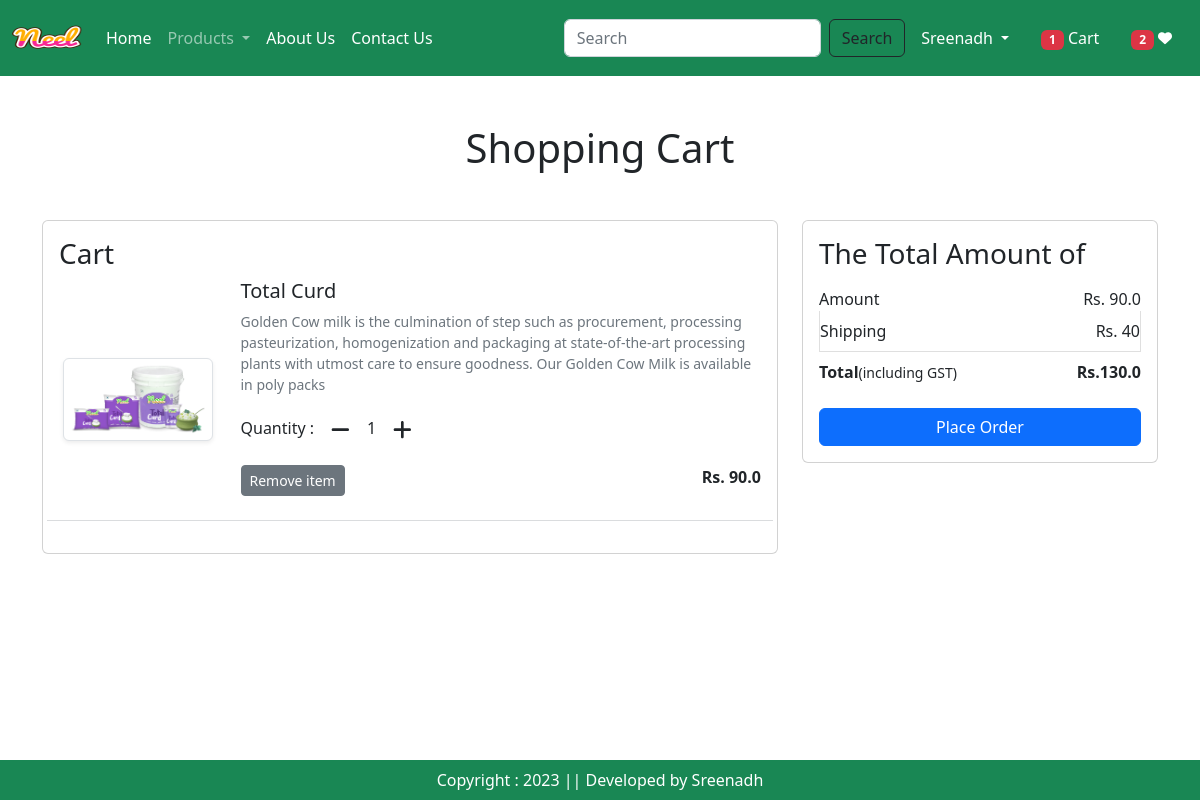
The app's page /cart/ (signed in) with its own data.
### app/models.py (models this page shows, shortened)
class Cart(models.Model):
    user = models.ForeignKey(User, on_delete=models.CASCADE)
    products = models.ForeignKey(Product, on_delete=models.CASCADE)
    quantity = models.PositiveIntegerField(default=1)

class Product(models.Model):
    title = models.CharField(max_length=100)
    selling_price = models.FloatField()
    discounted_price = models.FloatField()
    description = models.TextField()
    composition = models.TextField(default="")
    prodapp = models.TextField(default="")
    category = models.CharField(choices=CATEGORY_CHOICES, max_length=2)
    product_image = models.ImageField(upload_to='product')

### app/views.py (the view)
# urls.py: path('cart/', views.ShowCart,name='showcart'),
@login_required
def ShowCart(request):
    totalitem = 0
    wishitem = 0
    if request.user.is_authenticated:
        user = request.user
        totalitem = len(Cart.objects.filter(user=user))
        wishitem = len(Wishlist.objects.filter(user=user))
        cart = Cart.objects.filter(user=user)
        amount = 0
        for item in cart:
            one_pro_value = item.products.discounted_price * item.quantity
            amount = amount + one_pro_value
        totalamount = amount + 40
    return render(request, 'app/showcart.html', locals())

### app/templates/app/showcart.html (shortened to what this page needs)
{% extends 'app/base.html' %}
{% load static %}
{% block main-content %}
<div class="container my-5">
    <div class="row">
        {% if cart %}
            <h1 class="text-center mb-5">Shopping Cart</h1>
            <div class="col-sm-8">
                <div class="card">
                    <div class="card-body">
                        <h3>Cart</h3>
                        {% for item in cart %}
                            <div class="row">
                                <div class="col-sm-3 text-center align-self-center">
                                    <img src="{{ item.products.product_image.url }}" alt="" srcset="" class="img-fluid img-thumbnail shadow-sm" height="150" width="150">
                                </div>
                                <div class="col-sm-9">
                                    <div>
                                        <h5>{{ item.products.title }}</h5>
                                        <p class="mb-2 text-muted small"> {{ item.products.description }}</p>
                                        <div class="my-3">
                                            <label for="quantity">Quantity :</label>
                                            <a class="minus-cart btn" pid={{item.products.id}}><i class="fas fa-minus square fa-lg"></i></a>
                                                <span id="quantity">{{ item.quantity }}</span>
                                            <a class="plus-cart btn" pid={{item.products.id}}><i class="fas fa-plus square fa-lg"></i></a>
                                        </div>
                                        <div class="d-flex justify-content-between">
                                            <a href="#" class="remove-cart btn btn-sm btn-secondary mr-3" pid={{item.products.id}}>Remove item</a>
                                            <p class="mb-0"> <span><strong>Rs. {{ item.products.discounted_price }}</strong></span> </p>
                                        </div><br>
                                    </div>
                                </div>
                            <hr class="text-muted">
                            </div>
                        {% endfor %}
                    </div>
                </div>
            </div>
            <div class="col-sm-4">
                <div class="card">
                    <div class="card-body">
                        <h3>The Total Amount of</h3>
                        <ul class="list-group">
                            <li class="list-group-item d-flex justify-content-between align-items-center border-0 px-0 pb-0">
                                Amount <span id="amount">Rs. {{amount}}</span>
                            </li>
                            <li class="list-group-item d-flex justify-content-between align-items-center px-0">Shipping <span>Rs. 40</span></li>
                            <li class="list-group-item d-flex justify-content-between align-items-center border-0 px-0 mb-3">
                                <div>
                                    <strong>Total</strong><small>(including GST)</small>
                                </div>
                                <span id="totalamount"><strong>Rs.{{totalamount}}</strong></span>
                            </li>
                        </ul>
                        <div class="d-grid"><a href="{% url 'checkout' %}" class="btn btn-primary">Place Order</a></div>
                    </div>
                </div>
            </div>
        {% else %}
            <h1 class="text-center">Cart is Empty</h1>
        {% endif %}
    </div>
</div>
{% endblock %}

### app/templates/app/base.html (shortened to what this page needs)
<!DOCTYPE html>
{% load static %}
<html lang="en">
<head>
    <link href="https://cdn.jsdelivr.net/npm/bootstrap@5.2.3/dist/css/bootstrap.min.css" rel="stylesheet">
    <link rel="stylesheet" href="{% static 'app/css/owl.carousel.min.css' %}">
    <link rel="stylesheet" href="{% static 'app/css/all.min.css' %}">
    <link rel="stylesheet" type="text/css" href="{% static 'app/css/style.css' %}">
</head>
<body>
    <nav class="navbar navbar-expand-lg navbar-dark bg-success">
        <div class="container-fluid">
          <a class="navbar-brand" href="#">
            <img  src="{% static 'app/images/neel.png' %}" alt="" width="70" height="50">
          </a>
          <div class="collapse navbar-collapse" id="navbarSupportedContent">
            <ul class="navbar-nav me-auto mb-2 mb-lg-0">
              <li class="nav-item">
                <a class="nav-link active" aria-current="page" href="/">Home</a>
              </li>
              <li class="nav-item dropdown">
                <a class="nav-link dropdown-toggle" href="#" role="button" data-bs-toggle="dropdown" aria-expanded="false">
                  Products
                </a>
              </li>
              <li class="nav-item">
                <a class="nav-link text-white" href="{% url 'about' %}">About Us</a>
              </li>
              <li class="nav-item">
                <a class="nav-link text-white" href="{% url 'contact' %}">Contact Us</a>
              </li>
            </ul>
            <form class="d-flex" role="search" action="/search">
              <input class="form-control me-2" type="search" placeholder="Search" name="search" aria-label="Search">
              <button class="btn btn-outline-dark" type="submit">Search</button>
          </form>
          </div>
          <ul class="navbar-nav me-auto mb-lg-0">
            {% if request.user.is_authenticated %}
            <li class="nav-item dropdown mx-2">
                <a class="nav-link dropdown-toggle text-white" href="#" role="button" data-bs-toggle="dropdown"
                    aria-expanded="false"> {{request.user |capfirst}}
                </a>
            </li>
            <li class="nav-item dropdown mx-2">
                <a href="{% url 'showcart' %}" class="nav-link text-white">
                    <span id="totalitem" class="badge bg-danger">{% if totalitem > 0 %} {{ totalitem }} {% endif %}</span> Cart
                </a>
            </li>
            <li class="nav-item dropdown mx-2">
                <a href="{% url 'wishlist' %}" class="nav-link text-white">
                    <span id="wishitem" class="badge bg-danger">{% if wishitem > 0 %} {{ wishitem }} {% endif %}</span> <i class="fas fa-heart fa-sm"></i>
                </a>
            </li>
            {% endif %}
          </ul>
        </div>
    </nav>
    {% block main-content %}{% endblock %}
    <footer class="container-fluid bg-success text-center fixed-bottom text-white p-2 mt-5">
        Copyright : 2023 || Developed by Sreenadh
    </footer>
</body>
</html>

### records on screen
Cart: products.product_image (picture), products "Total Curd", products.description "Golden Cow milk is the culmination of step such as procurement, processing pasteurization, homogenization and packaging at state-of-the-art processing plants with utmost care to ensure goodness. Our Golden Cow Milk is available in poly packs", quantity "1", products.discounted_price "90.0"

### other values on screen
{{ request.user |capfirst }} "Sreenadh"
{{ totalitem }} "1"
{{ wishitem }} "2"
{{ amount }} "90.0"
{{ totalamount }} "130.0"
